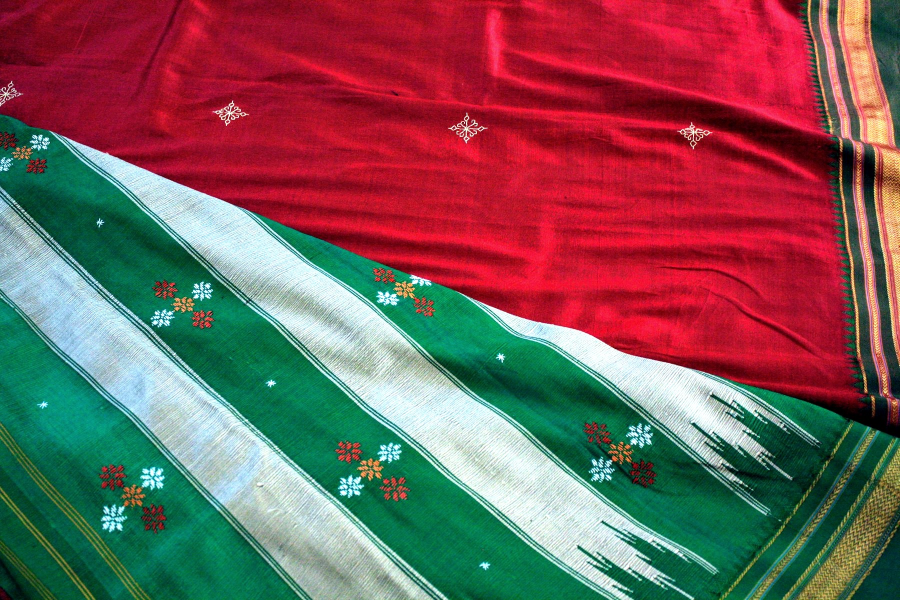
#> input picture assets/img/_pool/cotton_textile.jpg, 1800 x 1200 px, given in place of photo-1742677143629-b9784beab2e1, which was not available (shown at 1/2 size)
$ python update_saree_assets.py
#> lines starting #> are read from the running program, lines starting #| are printed output that depends on the picture; pictures that were not available may be replaced by others from this repository, and a replacement may not be noted
import re
from pathlib import Path
from PIL import Image, ImageEnhance, ImageFilter, ImageDraw
import urllib.request

ROOT = Path('/workspace')
IMG = ROOT / 'assets/img'
POOL = IMG / '_pool'

# Curated light saree / fabric images only
LIGHT_SOURCES = [
    ('white_saree', 'https://images.unsplash.com/photo-1742677143629-b9784beab2e1?w=1800&q=85&auto=format&fit=crop'),
    ('white_red_saree', 'https://images.unsplash.com/photo-1678705730064-a7ecbab4b3fb?w=1800&q=85&auto=format&fit=crop'),
    ('yellow_white_saree', 'https://images.unsplash.com/photo-1684961415565-80383f48c0c2?w=1800&q=85&auto=format&fit=crop'),
    ('pink_gold_fabric', 'https://images.unsplash.com/photo-1698657169196-29b4783810c2?w=1800&q=85&auto=format&fit=crop'),
    ('cotton_textile', 'https://images.unsplash.com/photo-1616986491129-3e37cb654c82?w=1800&q=85&auto=format&fit=crop'),
    ('soft_color_saree', 'https://images.unsplash.com/photo-1692992193981-d3d92fabd9cb?w=1800&q=85&auto=format&fit=crop'),
    ('pastel_fabrics', 'https://images.unsplash.com/photo-1558171813-4c088753af8f?w=1800&q=85&auto=format&fit=crop'),
    ('light_green_saree', 'https://images.unsplash.com/photo-1756483492198-8ca91227489b?w=1800&q=85&auto=format&fit=crop'),
]

SIZES = {
    'product-item': (600, 800),
    'product-image': (900, 1100),
    'post-image': (900, 650),
    'post-content': (1200, 700),
    'post-main': (1200, 700),
    'banner': (1920, 700),
    'collections-image': (700, 900),
    'first-screen': (1040, 1200),
    'slider-banner': (1040, 1200),
    'deal-of-the-week': (1200, 800),
    'sale-image': (900, 700),
    'login-bg': (1200, 900),
    '404-bg': (1400, 900),
    'review-image': (300, 400),
    'wishlist-image': (300, 400),
    'order-image': (200, 260),
    'author-photo': (400, 400),
}

BANNER_KEYS = {'banner', 'first-screen', 'slider-banner', 'deal-of-the-week', 'sale-image', 'login-bg', '404-bg', 'collections-image'}
TEXT_OVERLAY_KEYS = {'deal-of-the-week', 'sale-image', 'collections-image_2'}


def avg_brightness(im: Image.Image) -> float:
    sample = im.convert('RGB').resize((64, 64), Image.Resampling.BILINEAR)
    pixels = list(sample.getdata())
    return sum((r + g + b) / 3 for r, g, b in pixels) / len(pixels)


def download_pool() -> list[Image.Image]:
    POOL.mkdir(exist_ok=True)
    images: list[Image.Image] = []
    for name, url in LIGHT_SOURCES:
        path = POOL / f'{name}.jpg'
        try:
            urllib.request.urlretrieve(url, path)
            im = Image.open(path).convert('RGB')
#> im is the input picture: PIL image 1800x1200 RGB; mean R, G, B 123.1, 89.3, 88.2
            if avg_brightness(im) < 90:
#> in avg_brightness, `sample = im.convert('RGB').resize((64, 64), Image.Resampling.BILINEAR)`:
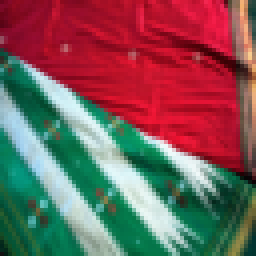
#> sample: PIL image 64x64 RGB (shown 4 times larger); mean R, G, B 123.1, 89.3, 88.2
#> in avg_brightness, `pixels = list(sample.getdata())`: pixels = 4096 items, first 6: (104, 6, 27), (120, 7, 32), (133, 10, 41), (137, 9, 31), (143, 11, 31), (138, 10, 31)
                im = brighten(im, 1.35)
                im.save(path, 'JPEG', quality=90)
            images.append(im)
            print(f'OK {name}: {im.size} brightness={avg_brightness(im):.0f}')
#| OK white_saree: (1800, 1200) brightness=100
        except Exception as exc:
            print(f'FAIL {name}: {exc}')
#> pass 2 of the loop in download_pool, `for name, url in LIGHT_SOURCES:`:
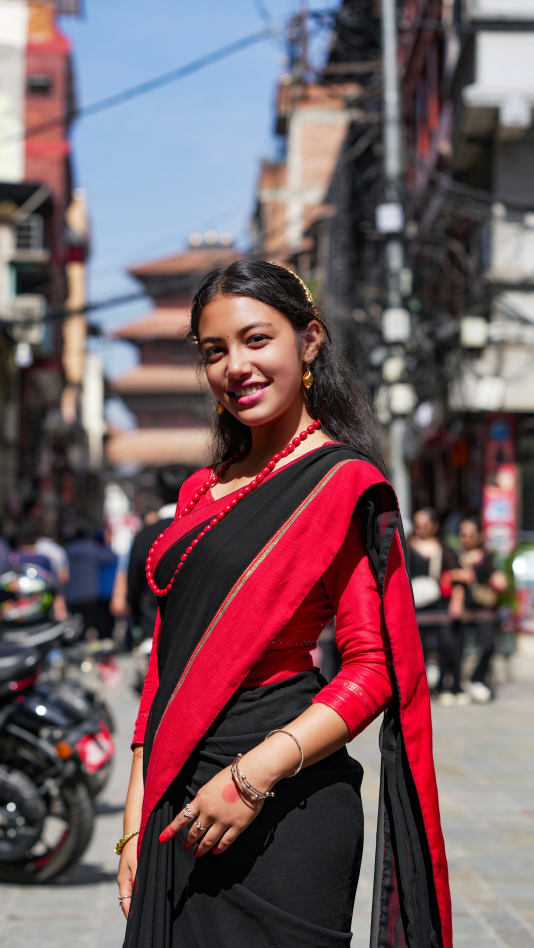
#> input picture assets/img/_pool/deal_deal-of-the-week.jpg, 1600 x 2843 px, given in place of photo-1678705730064-a7ecbab4b3fb, which was not available (shown at 1/3 size)
#> in download_pool, im is the input picture: PIL image 1600x2843 RGB; mean R, G, B 115.7, 92.1, 97.6
#> in avg_brightness (call 3), `sample = im.convert('RGB').resize((64, 64), Image.Resampling.BILINEAR)`:
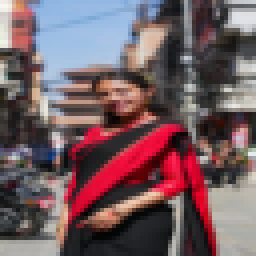
#> sample: PIL image 64x64 RGB (shown 4 times larger); mean R, G, B 115.7, 92.1, 97.6
#> pixels = 4096 items, first 6: (240, 236, 231), (239, 234, 229), (231, 222, 215), (209, 170, 147), (200, 136, 95), (190, 128, 98)
#| OK white_red_saree: (1600, 2843) brightness=102
    if len(images) < 4:
        raise SystemExit('Not enough light saree images downloaded')
    return images


def brighten(im: Image.Image, factor: float = 1.25) -> Image.Image:
    im = ImageEnhance.Brightness(im).enhance(factor)
    im = ImageEnhance.Contrast(im).enhance(1.05)
    im = ImageEnhance.Color(im).enhance(0.95)
    return im


# [14 lines left out: function cover_crop, not called in this run]


def add_light_wash(im: Image.Image, strength: float = 0.28) -> Image.Image:
    overlay = Image.new('RGB', im.size, (255, 255, 255))
    return Image.blend(im, overlay, strength)


# [64 lines left out: functions add_soft_gradient_for_text, classify, pick_image, process_image, not called in this run]


def collect_paths() -> list[str]:
    return sorted({
        m.group(0)
        for html in ROOT.glob('*.html')
        for m in re.finditer(r'assets/img/[^"\')\s]+\.(?:jpg|png|jpeg)', html.read_text())
        if 'payment_' not in m.group(0)
        and not m.group(0).endswith(('favicon.png', 'logo.png', 'captcha.png'))
    })


def main() -> None:
    pool = download_pool()
    paths = collect_paths()
    for idx, rel in enumerate(paths):
        key = classify(Path(rel).name, rel)
        out = ROOT / rel
        out.parent.mkdir(parents=True, exist_ok=True)
        im = process_image(pool, idx, key, rel)
        if out.suffix.lower() == '.png':
            im.save(out, 'PNG')
        else:
            im.save(out, 'JPEG', quality=90, optimize=True)
        print('WROTE', rel, key, im.size)
    print('Total images written:', len(paths))


if __name__ == '__main__':
    main()
